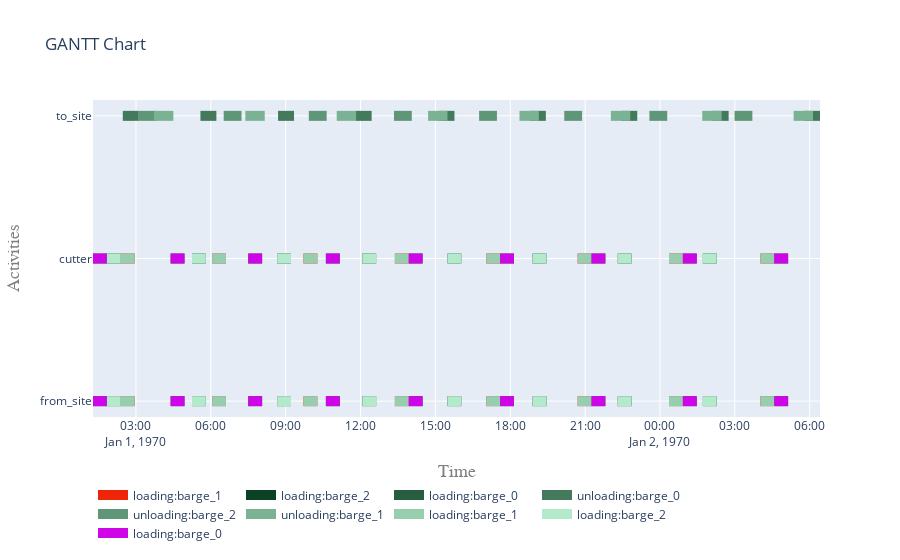

The notebook cell this image was saved under:
### Code cell
fig = plot.get_gantt_chart([from_site, to_site, cutter], id_map=[activities[x] for x in activities])

### Figure 1 — Plotly figure (JSON) as saved in the notebook; plotly's stock layout.template omitted (floating-point values rounded to 4 significant figures)
{"data": [{"connectgaps": false, "hoverinfo": "y+name", "line": {"color": "rgb(238,38,7)", "width": 10}, "mode": "lines", "name": "loading:barge_1", "type": "scatter", "x": ["1970-01-01T02:23:20", "1970-01-01T02:23:20", "1970-01-01T02:56:40", "1970-01-01T02:56:40", "1970-01-01T02:56:40", "1970-01-01T06:03:04", "1970-01-01T06:03:04", "1970-01-01T06:36:24", "1970-01-01T06:36:24", "1970-01-01T06:36:24", "1970-01-01T09:42:48", "1970-01-01T09:42:48", "1970-01-01T10:16:08", "1970-01-01T10:16:08", "1970-01-01T10:16:08", "1970-01-01T13:22:32", "1970-01-01T13:22:32", "1970-01-01T13:55:52", "1970-01-01T13:55:52", "1970-01-01T13:55:52", "1970-01-01T17:02:16", "1970-01-01T17:02:16", "1970-01-01T17:35:36", "1970-01-01T17:35:36", "1970-01-01T17:35:36", "1970-01-01T20:42:00", "1970-01-01T20:42:00", "1970-01-01T21:15:20", "1970-01-01T21:15:20", "1970-01-01T21:15:20", "1970-01-02T00:21:44", "1970-01-02T00:21:44", "1970-01-02T00:55:04", "1970-01-02T00:55:04", "1970-01-02T00:55:04", "1970-01-02T04:01:28", "1970-01-02T04:01:28", "1970-01-02T04:34:48", "1970-01-02T04:34:48", "1970-01-02T04:34:48", "1970-01-01T02:23:20", "1970-01-01T02:23:20", "1970-01-01T02:56:40", "1970-01-01T02:56:40", "1970-01-01T02:56:40", "1970-01-01T06:03:04", "1970-01-01T06:03:04", "1970-01-01T06:36:24", "1970-01-01T06:36:24", "1970-01-01T06:36:24", "1970-01-01T09:42:48", "1970-01-01T09:42:48", "1970-01-01T10:16:08", "1970-01-01T10:16:08", "1970-01-01T10:16:08", "1970-01-01T13:22:32", "1970-01-01T13:22:32", "1970-01-01T13:55:52", "1970-01-01T13:55:52", "1970-01-01T13:55:52", "1970-01-01T17:02:16", "1970-01-01T17:02:16", "1970-01-01T17:35:36", "1970-01-01T17:35:36", "1970-01-01T17:35:36", "1970-01-01T20:42:00", "1970-01-01T20:42:00", "1970-01-01T21:15:20", "1970-01-01T21:15:20", "1970-01-01T21:15:20", "1970-01-02T00:21:44", "1970-01-02T00:21:44", "1970-01-02T00:55:04", "1970-01-02T00:55:04", "1970-01-02T00:55:04", "1970-01-02T04:01:28", "1970-01-02T04:01:28", "1970-01-02T04:34:48", "1970-01-02T04:34:48", "1970-01-02T04:34:48"], "y": ["from_site", "from_site", "from_site", "from_site", null, "from_site", "from_site", "from_site", "from_site", null, "from_site", "from_site", "from_site", "from_site", null, "from_site", "from_site", "from_site", "from_site", null, "from_site", "from_site", "from_site", "from_site", null, "from_site", "from_site", "from_site", "from_site", null, "from_site", "from_site", "from_site", "from_site", null, "from_site", "from_site", "from_site", "from_site", null, "cutter", "cutter", "cutter", "cutter", null, "cutter", "cutter", "cutter", "cutter", null, "cutter", "cutter", "cutter", "cutter", null, "cutter", "cutter", "cutter", "cutter", null, "cutter", "cutter", "cutter", "cutter", null, "cutter", "cutter", "cutter", "cutter", null, "cutter", "cutter", "cutter", "cutter", null, "cutter", "cutter", "cutter", "cutter", null]}, {"connectgaps": false, "hoverinfo": "y+name", "line": {"color": "rgb(10,66,35)", "width": 10}, "mode": "lines", "name": "loading:barge_2", "type": "scatter", "x": ["1970-01-01T01:50:00", "1970-01-01T01:50:00", "1970-01-01T02:23:20", "1970-01-01T02:23:20", "1970-01-01T02:23:20", "1970-01-01T05:14:44", "1970-01-01T05:14:44", "1970-01-01T05:48:04", "1970-01-01T05:48:04", "1970-01-01T05:48:04", "1970-01-01T08:39:28", "1970-01-01T08:39:28", "1970-01-01T09:12:48", "1970-01-01T09:12:48", "1970-01-01T09:12:48", "1970-01-01T12:04:12", "1970-01-01T12:04:12", "1970-01-01T12:37:32", "1970-01-01T12:37:32", "1970-01-01T12:37:32", "1970-01-01T15:28:56", "1970-01-01T15:28:56", "1970-01-01T16:02:16", "1970-01-01T16:02:16", "1970-01-01T16:02:16", "1970-01-01T18:53:40", "1970-01-01T18:53:40", "1970-01-01T19:27:00", "1970-01-01T19:27:00", "1970-01-01T19:27:00", "1970-01-01T22:18:24", "1970-01-01T22:18:24", "1970-01-01T22:51:44", "1970-01-01T22:51:44", "1970-01-01T22:51:44", "1970-01-02T01:43:08", "1970-01-02T01:43:08", "1970-01-02T02:16:28", "1970-01-02T02:16:28", "1970-01-02T02:16:28", "1970-01-01T01:50:00", "1970-01-01T01:50:00", "1970-01-01T02:23:20", "1970-01-01T02:23:20", "1970-01-01T02:23:20", "1970-01-01T05:14:44", "1970-01-01T05:14:44", "1970-01-01T05:48:04", "1970-01-01T05:48:04", "1970-01-01T05:48:04", "1970-01-01T08:39:28", "1970-01-01T08:39:28", "1970-01-01T09:12:48", "1970-01-01T09:12:48", "1970-01-01T09:12:48", "1970-01-01T12:04:12", "1970-01-01T12:04:12", "1970-01-01T12:37:32", "1970-01-01T12:37:32", "1970-01-01T12:37:32", "1970-01-01T15:28:56", "1970-01-01T15:28:56", "1970-01-01T16:02:16", "1970-01-01T16:02:16", "1970-01-01T16:02:16", "1970-01-01T18:53:40", "1970-01-01T18:53:40", "1970-01-01T19:27:00", "1970-01-01T19:27:00", "1970-01-01T19:27:00", "1970-01-01T22:18:24", "1970-01-01T22:18:24", "1970-01-01T22:51:44", "1970-01-01T22:51:44", "1970-01-01T22:51:44", "1970-01-02T01:43:08", "1970-01-02T01:43:08", "1970-01-02T02:16:28", "1970-01-02T02:16:28", "1970-01-02T02:16:28"], "y": ["from_site", "from_site", "from_site", "from_site", null, "from_site", "from_site", "from_site", "from_site", null, "from_site", "from_site", "from_site", "from_site", null, "from_site", "from_site", "from_site", "from_site", null, "from_site", "from_site", "from_site", "from_site", null, "from_site", "from_site", "from_site", "from_site", null, "from_site", "from_site", "from_site", "from_site", null, "from_site", "from_site", "from_site", "from_site", null, "cutter", "cutter", "cutter", "cutter", null, "cutter", "cutter", "cutter", "cutter", null, "cutter", "cutter", "cutter", "cutter", null, "cutter", "cutter", "cutter", "cutter", null, "cutter", "cutter", "cutter", "cutter", null, "cutter", "cutter", "cutter", "cutter", null, "cutter", "cutter", "cutter", "cutter", null, "cutter", "cutter", "cutter", "cutter", null]}, {"connectgaps": false, "hoverinfo": "y+name", "line": {"color": "rgb(38,94,63)", "width": 10}, "mode": "lines", "name": "loading:barge_0", "type": "scatter", "x": ["1970-01-01T01:16:40", "1970-01-01T01:16:40", "1970-01-01T01:50:00", "1970-01-01T01:50:00", "1970-01-01T01:50:00", "1970-01-01T04:23:20", "1970-01-01T04:23:20", "1970-01-01T04:56:40", "1970-01-01T04:56:40", "1970-01-01T04:56:40", "1970-01-01T07:30:00", "1970-01-01T07:30:00", "1970-01-01T08:03:20", "1970-01-01T08:03:20", "1970-01-01T08:03:20", "1970-01-01T10:36:40", "1970-01-01T10:36:40", "1970-01-01T11:10:00", "1970-01-01T11:10:00", "1970-01-01T11:10:00", "1970-01-01T13:55:52", "1970-01-01T13:55:52", "1970-01-01T14:29:12", "1970-01-01T14:29:12", "1970-01-01T14:29:12", "1970-01-01T17:35:36", "1970-01-01T17:35:36", "1970-01-01T18:08:56", "1970-01-01T18:08:56", "1970-01-01T18:08:56", "1970-01-01T21:15:20", "1970-01-01T21:15:20", "1970-01-01T21:48:40", "1970-01-01T21:48:40", "1970-01-01T21:48:40", "1970-01-02T00:55:04", "1970-01-02T00:55:04", "1970-01-02T01:28:24", "1970-01-02T01:28:24", "1970-01-02T01:28:24", "1970-01-02T04:34:48", "1970-01-02T04:34:48", "1970-01-02T05:08:08", "1970-01-02T05:08:08", "1970-01-02T05:08:08", "1970-01-01T01:16:40", "1970-01-01T01:16:40", "1970-01-01T01:50:00", "1970-01-01T01:50:00", "1970-01-01T01:50:00", "1970-01-01T04:23:20", "1970-01-01T04:23:20", "1970-01-01T04:56:40", "1970-01-01T04:56:40", "1970-01-01T04:56:40", "1970-01-01T07:30:00", "1970-01-01T07:30:00", "1970-01-01T08:03:20", "1970-01-01T08:03:20", "1970-01-01T08:03:20", "1970-01-01T10:36:40", "1970-01-01T10:36:40", "1970-01-01T11:10:00", "1970-01-01T11:10:00", "1970-01-01T11:10:00", "1970-01-01T13:55:52", "1970-01-01T13:55:52", "1970-01-01T14:29:12", "1970-01-01T14:29:12", "1970-01-01T14:29:12", "1970-01-01T17:35:36", "1970-01-01T17:35:36", "1970-01-01T18:08:56", "1970-01-01T18:08:56", "1970-01-01T18:08:56", "1970-01-01T21:15:20", "1970-01-01T21:15:20", "1970-01-01T21:48:40", "1970-01-01T21:48:40", "1970-01-01T21:48:40", "1970-01-02T00:55:04", "1970-01-02T00:55:04", "1970-01-02T01:28:24", "1970-01-02T01:28:24", "1970-01-02T01:28:24", "1970-01-02T04:34:48", "1970-01-02T04:34:48", "1970-01-02T05:08:08", "1970-01-02T05:08:08", "1970-01-02T05:08:08"], "y": ["from_site", "from_site", "from_site", "from_site", null, "from_site", "from_site", "from_site", "from_site", null, "from_site", "from_site", "from_site", "from_site", null, "from_site", "from_site", "from_site", "from_site", null, "from_site", "from_site", "from_site", "from_site", null, "from_site", "from_site", "from_site", "from_site", null, "from_site", "from_site", "from_site", "from_site", null, "from_site", "from_site", "from_site", "from_site", null, "from_site", "from_site", "from_site", "from_site", null, "cutter", "cutter", "cutter", "cutter", null, "cutter", "cutter", "cutter", "cutter", null, "cutter", "cutter", "cutter", "cutter", null, "cutter", "cutter", "cutter", "cutter", null, "cutter", "cutter", "cutter", "cutter", null, "cutter", "cutter", "cutter", "cutter", null, "cutter", "cutter", "cutter", "cutter", null, "cutter", "cutter", "cutter", "cutter", null, "cutter", "cutter", "cutter", "cutter", null]}, {"connectgaps": false, "hoverinfo": "y+name", "line": {"color": "rgb(66,122,91)", "width": 10}, "mode": "lines", "name": "unloading:barge_0", "type": "scatter", "x": ["1970-01-01T02:28:20", "1970-01-01T02:28:20", "1970-01-01T03:06:40", "1970-01-01T03:06:40", "1970-01-01T03:06:40", "1970-01-01T05:35:00", "1970-01-01T05:35:00", "1970-01-01T06:13:20", "1970-01-01T06:13:20", "1970-01-01T06:13:20", "1970-01-01T08:41:40", "1970-01-01T08:41:40", "1970-01-01T09:20:00", "1970-01-01T09:20:00", "1970-01-01T09:20:00", "1970-01-01T11:48:20", "1970-01-01T11:48:20", "1970-01-01T12:26:40", "1970-01-01T12:26:40", "1970-01-01T12:26:40", "1970-01-01T15:07:32", "1970-01-01T15:07:32", "1970-01-01T15:45:52", "1970-01-01T15:45:52", "1970-01-01T15:45:52", "1970-01-01T18:47:16", "1970-01-01T18:47:16", "1970-01-01T19:25:36", "1970-01-01T19:25:36", "1970-01-01T19:25:36", "1970-01-01T22:27:00", "1970-01-01T22:27:00", "1970-01-01T23:05:20", "1970-01-01T23:05:20", "1970-01-01T23:05:20", "1970-01-02T02:06:44", "1970-01-02T02:06:44", "1970-01-02T02:45:04", "1970-01-02T02:45:04", "1970-01-02T02:45:04", "1970-01-02T05:46:28", "1970-01-02T05:46:28", "1970-01-02T06:24:48", "1970-01-02T06:24:48", "1970-01-02T06:24:48"], "y": ["to_site", "to_site", "to_site", "to_site", null, "to_site", "to_site", "to_site", "to_site", null, "to_site", "to_site", "to_site", "to_site", null, "to_site", "to_site", "to_site", "to_site", null, "to_site", "to_site", "to_site", "to_site", null, "to_site", "to_site", "to_site", "to_site", null, "to_site", "to_site", "to_site", "to_site", null, "to_site", "to_site", "to_site", "to_site", null, "to_site", "to_site", "to_site", "to_site", null]}, {"connectgaps": false, "hoverinfo": "y+name", "line": {"color": "rgb(94,150,119)", "width": 10}, "mode": "lines", "name": "unloading:barge_2", "type": "scatter", "x": ["1970-01-01T03:06:11", "1970-01-01T03:06:11", "1970-01-01T03:49:02", "1970-01-01T03:49:02", "1970-01-01T03:49:02", "1970-01-01T06:30:55", "1970-01-01T06:30:55", "1970-01-01T07:13:46", "1970-01-01T07:13:46", "1970-01-01T07:13:46", "1970-01-01T09:55:39", "1970-01-01T09:55:39", "1970-01-01T10:38:30", "1970-01-01T10:38:30", "1970-01-01T10:38:30", "1970-01-01T13:20:23", "1970-01-01T13:20:23", "1970-01-01T14:03:14", "1970-01-01T14:03:14", "1970-01-01T14:03:14", "1970-01-01T16:45:07", "1970-01-01T16:45:07", "1970-01-01T17:27:58", "1970-01-01T17:27:58", "1970-01-01T17:27:58", "1970-01-01T20:09:51", "1970-01-01T20:09:51", "1970-01-01T20:52:42", "1970-01-01T20:52:42", "1970-01-01T20:52:42", "1970-01-01T23:34:35", "1970-01-01T23:34:35", "1970-01-02T00:17:26", "1970-01-02T00:17:26", "1970-01-02T00:17:26", "1970-01-02T02:59:19", "1970-01-02T02:59:19", "1970-01-02T03:42:10", "1970-01-02T03:42:10", "1970-01-02T03:42:10"], "y": ["to_site", "to_site", "to_site", "to_site", null, "to_site", "to_site", "to_site", "to_site", null, "to_site", "to_site", "to_site", "to_site", null, "to_site", "to_site", "to_site", "to_site", null, "to_site", "to_site", "to_site", "to_site", null, "to_site", "to_site", "to_site", "to_site", null, "to_site", "to_site", "to_site", "to_site", null, "to_site", "to_site", "to_site", "to_site", null]}, {"connectgaps": false, "hoverinfo": "y+name", "line": {"color": "rgb(122,178,147)", "width": 10}, "mode": "lines", "name": "unloading:barge_1", "type": "scatter", "x": ["1970-01-01T03:43:16", "1970-01-01T03:43:16", "1970-01-01T04:29:52", "1970-01-01T04:29:52", "1970-01-01T04:29:52", "1970-01-01T07:23:00", "1970-01-01T07:23:00", "1970-01-01T08:09:36", "1970-01-01T08:09:36", "1970-01-01T08:09:36", "1970-01-01T11:02:44", "1970-01-01T11:02:44", "1970-01-01T11:49:20", "1970-01-01T11:49:20", "1970-01-01T11:49:20", "1970-01-01T14:42:28", "1970-01-01T14:42:28", "1970-01-01T15:29:04", "1970-01-01T15:29:04", "1970-01-01T15:29:04", "1970-01-01T18:22:12", "1970-01-01T18:22:12", "1970-01-01T19:08:48", "1970-01-01T19:08:48", "1970-01-01T19:08:48", "1970-01-01T22:01:56", "1970-01-01T22:01:56", "1970-01-01T22:48:32", "1970-01-01T22:48:32", "1970-01-01T22:48:32", "1970-01-02T01:41:40", "1970-01-02T01:41:40", "1970-01-02T02:28:16", "1970-01-02T02:28:16", "1970-01-02T02:28:16", "1970-01-02T05:21:24", "1970-01-02T05:21:24", "1970-01-02T06:08:00", "1970-01-02T06:08:00", "1970-01-02T06:08:00"], "y": ["to_site", "to_site", "to_site", "to_site", null, "to_site", "to_site", "to_site", "to_site", null, "to_site", "to_site", "to_site", "to_site", null, "to_site", "to_site", "to_site", "to_site", null, "to_site", "to_site", "to_site", "to_site", null, "to_site", "to_site", "to_site", "to_site", null, "to_site", "to_site", "to_site", "to_site", null, "to_site", "to_site", "to_site", "to_site", null]}, {"connectgaps": false, "hoverinfo": "y+name", "line": {"color": "rgb(150,206,175)", "width": 10}, "mode": "lines", "name": "loading:barge_1", "type": "scatter", "x": ["1970-01-01T02:23:20", "1970-01-01T02:23:20", "1970-01-01T02:56:40", "1970-01-01T02:56:40", "1970-01-01T02:56:40", "1970-01-01T06:03:04", "1970-01-01T06:03:04", "1970-01-01T06:36:24", "1970-01-01T06:36:24", "1970-01-01T06:36:24", "1970-01-01T09:42:48", "1970-01-01T09:42:48", "1970-01-01T10:16:08", "1970-01-01T10:16:08", "1970-01-01T10:16:08", "1970-01-01T13:22:32", "1970-01-01T13:22:32", "1970-01-01T13:55:52", "1970-01-01T13:55:52", "1970-01-01T13:55:52", "1970-01-01T17:02:16", "1970-01-01T17:02:16", "1970-01-01T17:35:36", "1970-01-01T17:35:36", "1970-01-01T17:35:36", "1970-01-01T20:42:00", "1970-01-01T20:42:00", "1970-01-01T21:15:20", "1970-01-01T21:15:20", "1970-01-01T21:15:20", "1970-01-02T00:21:44", "1970-01-02T00:21:44", "1970-01-02T00:55:04", "1970-01-02T00:55:04", "1970-01-02T00:55:04", "1970-01-02T04:01:28", "1970-01-02T04:01:28", "1970-01-02T04:34:48", "1970-01-02T04:34:48", "1970-01-02T04:34:48", "1970-01-01T02:23:20", "1970-01-01T02:23:20", "1970-01-01T02:56:40", "1970-01-01T02:56:40", "1970-01-01T02:56:40", "1970-01-01T06:03:04", "1970-01-01T06:03:04", "1970-01-01T06:36:24", "1970-01-01T06:36:24", "1970-01-01T06:36:24", "1970-01-01T09:42:48", "1970-01-01T09:42:48", "1970-01-01T10:16:08", "1970-01-01T10:16:08", "1970-01-01T10:16:08", "1970-01-01T13:22:32", "1970-01-01T13:22:32", "1970-01-01T13:55:52", "1970-01-01T13:55:52", "1970-01-01T13:55:52", "1970-01-01T17:02:16", "1970-01-01T17:02:16", "1970-01-01T17:35:36", "1970-01-01T17:35:36", "1970-01-01T17:35:36", "1970-01-01T20:42:00", "1970-01-01T20:42:00", "1970-01-01T21:15:20", "1970-01-01T21:15:20", "1970-01-01T21:15:20", "1970-01-02T00:21:44", "1970-01-02T00:21:44", "1970-01-02T00:55:04", "1970-01-02T00:55:04", "1970-01-02T00:55:04", "1970-01-02T04:01:28", "1970-01-02T04:01:28", "1970-01-02T04:34:48", "1970-01-02T04:34:48", "1970-01-02T04:34:48"], "y": ["from_site", "from_site", "from_site", "from_site", null, "from_site", "from_site", "from_site", "from_site", null, "from_site", "from_site", "from_site", "from_site", null, "from_site", "from_site", "from_site", "from_site", null, "from_site", "from_site", "from_site", "from_site", null, "from_site", "from_site", "from_site", "from_site", null, "from_site", "from_site", "from_site", "from_site", null, "from_site", "from_site", "from_site", "from_site", null, "cutter", "cutter", "cutter", "cutter", null, "cutter", "cutter", "cutter", "cutter", null, "cutter", "cutter", "cutter", "cutter", null, "cutter", "cutter", "cutter", "cutter", null, "cutter", "cutter", "cutter", "cutter", null, "cutter", "cutter", "cutter", "cutter", null, "cutter", "cutter", "cutter", "cutter", null, "cutter", "cutter", "cutter", "cutter", null]}, {"connectgaps": false, "hoverinfo": "y+name", "line": {"color": "rgb(178,234,203)", "width": 10}, "mode": "lines", "name": "loading:barge_2", "type": "scatter", "x": ["1970-01-01T01:50:00", "1970-01-01T01:50:00", "1970-01-01T02:23:20", "1970-01-01T02:23:20", "1970-01-01T02:23:20", "1970-01-01T05:14:44", "1970-01-01T05:14:44", "1970-01-01T05:48:04", "1970-01-01T05:48:04", "1970-01-01T05:48:04", "1970-01-01T08:39:28", "1970-01-01T08:39:28", "1970-01-01T09:12:48", "1970-01-01T09:12:48", "1970-01-01T09:12:48", "1970-01-01T12:04:12", "1970-01-01T12:04:12", "1970-01-01T12:37:32", "1970-01-01T12:37:32", "1970-01-01T12:37:32", "1970-01-01T15:28:56", "1970-01-01T15:28:56", "1970-01-01T16:02:16", "1970-01-01T16:02:16", "1970-01-01T16:02:16", "1970-01-01T18:53:40", "1970-01-01T18:53:40", "1970-01-01T19:27:00", "1970-01-01T19:27:00", "1970-01-01T19:27:00", "1970-01-01T22:18:24", "1970-01-01T22:18:24", "1970-01-01T22:51:44", "1970-01-01T22:51:44", "1970-01-01T22:51:44", "1970-01-02T01:43:08", "1970-01-02T01:43:08", "1970-01-02T02:16:28", "1970-01-02T02:16:28", "1970-01-02T02:16:28", "1970-01-01T01:50:00", "1970-01-01T01:50:00", "1970-01-01T02:23:20", "1970-01-01T02:23:20", "1970-01-01T02:23:20", "1970-01-01T05:14:44", "1970-01-01T05:14:44", "1970-01-01T05:48:04", "1970-01-01T05:48:04", "1970-01-01T05:48:04", "1970-01-01T08:39:28", "1970-01-01T08:39:28", "1970-01-01T09:12:48", "1970-01-01T09:12:48", "1970-01-01T09:12:48", "1970-01-01T12:04:12", "1970-01-01T12:04:12", "1970-01-01T12:37:32", "1970-01-01T12:37:32", "1970-01-01T12:37:32", "1970-01-01T15:28:56", "1970-01-01T15:28:56", "1970-01-01T16:02:16", "1970-01-01T16:02:16", "1970-01-01T16:02:16", "1970-01-01T18:53:40", "1970-01-01T18:53:40", "1970-01-01T19:27:00", "1970-01-01T19:27:00", "1970-01-01T19:27:00", "1970-01-01T22:18:24", "1970-01-01T22:18:24", "1970-01-01T22:51:44", "1970-01-01T22:51:44", "1970-01-01T22:51:44", "1970-01-02T01:43:08", "1970-01-02T01:43:08", "1970-01-02T02:16:28", "1970-01-02T02:16:28", "1970-01-02T02:16:28"], "y": ["from_site", "from_site", "from_site", "from_site", null, "from_site", "from_site", "from_site", "from_site", null, "from_site", "from_site", "from_site", "from_site", null, "from_site", "from_site", "from_site", "from_site", null, "from_site", "from_site", "from_site", "from_site", null, "from_site", "from_site", "from_site", "from_site", null, "from_site", "from_site", "from_site", "from_site", null, "from_site", "from_site", "from_site", "from_site", null, "cutter", "cutter", "cutter", "cutter", null, "cutter", "cutter", "cutter", "cutter", null, "cutter", "cutter", "cutter", "cutter", null, "cutter", "cutter", "cutter", "cutter", null, "cutter", "cutter", "cutter", "cutter", null, "cutter", "cutter", "cutter", "cutter", null, "cutter", "cutter", "cutter", "cutter", null, "cutter", "cutter", "cutter", "cutter", null]}, {"connectgaps": false, "hoverinfo": "y+name", "line": {"color": "rgb(206,6,231)", "width": 10}, "mode": "lines", "name": "loading:barge_0", "type": "scatter", "x": ["1970-01-01T01:16:40", "1970-01-01T01:16:40", "1970-01-01T01:50:00", "1970-01-01T01:50:00", "1970-01-01T01:50:00", "1970-01-01T04:23:20", "1970-01-01T04:23:20", "1970-01-01T04:56:40", "1970-01-01T04:56:40", "1970-01-01T04:56:40", "1970-01-01T07:30:00", "1970-01-01T07:30:00", "1970-01-01T08:03:20", "1970-01-01T08:03:20", "1970-01-01T08:03:20", "1970-01-01T10:36:40", "1970-01-01T10:36:40", "1970-01-01T11:10:00", "1970-01-01T11:10:00", "1970-01-01T11:10:00", "1970-01-01T13:55:52", "1970-01-01T13:55:52", "1970-01-01T14:29:12", "1970-01-01T14:29:12", "1970-01-01T14:29:12", "1970-01-01T17:35:36", "1970-01-01T17:35:36", "1970-01-01T18:08:56", "1970-01-01T18:08:56", "1970-01-01T18:08:56", "1970-01-01T21:15:20", "1970-01-01T21:15:20", "1970-01-01T21:48:40", "1970-01-01T21:48:40", "1970-01-01T21:48:40", "1970-01-02T00:55:04", "1970-01-02T00:55:04", "1970-01-02T01:28:24", "1970-01-02T01:28:24", "1970-01-02T01:28:24", "1970-01-02T04:34:48", "1970-01-02T04:34:48", "1970-01-02T05:08:08", "1970-01-02T05:08:08", "1970-01-02T05:08:08", "1970-01-01T01:16:40", "1970-01-01T01:16:40", "1970-01-01T01:50:00", "1970-01-01T01:50:00", "1970-01-01T01:50:00", "1970-01-01T04:23:20", "1970-01-01T04:23:20", "1970-01-01T04:56:40", "1970-01-01T04:56:40", "1970-01-01T04:56:40", "1970-01-01T07:30:00", "1970-01-01T07:30:00", "1970-01-01T08:03:20", "1970-01-01T08:03:20", "1970-01-01T08:03:20", "1970-01-01T10:36:40", "1970-01-01T10:36:40", "1970-01-01T11:10:00", "1970-01-01T11:10:00", "1970-01-01T11:10:00", "1970-01-01T13:55:52", "1970-01-01T13:55:52", "1970-01-01T14:29:12", "1970-01-01T14:29:12", "1970-01-01T14:29:12", "1970-01-01T17:35:36", "1970-01-01T17:35:36", "1970-01-01T18:08:56", "1970-01-01T18:08:56", "1970-01-01T18:08:56", "1970-01-01T21:15:20", "1970-01-01T21:15:20", "1970-01-01T21:48:40", "1970-01-01T21:48:40", "1970-01-01T21:48:40", "1970-01-02T00:55:04", "1970-01-02T00:55:04", "1970-01-02T01:28:24", "1970-01-02T01:28:24", "1970-01-02T01:28:24", "1970-01-02T04:34:48", "1970-01-02T04:34:48", "1970-01-02T05:08:08", "1970-01-02T05:08:08", "1970-01-02T05:08:08"], "y": ["from_site", "from_site", "from_site", "from_site", null, "from_site", "from_site", "from_site", "from_site", null, "from_site", "from_site", "from_site", "from_site", null, "from_site", "from_site", "from_site", "from_site", null, "from_site", "from_site", "from_site", "from_site", null, "from_site", "from_site", "from_site", "from_site", null, "from_site", "from_site", "from_site", "from_site", null, "from_site", "from_site", "from_site", "from_site", null, "from_site", "from_site", "from_site", "from_site", null, "cutter", "cutter", "cutter", "cutter", null, "cutter", "cutter", "cutter", "cutter", null, "cutter", "cutter", "cutter", "cutter", null, "cutter", "cutter", "cutter", "cutter", null, "cutter", "cutter", "cutter", "cutter", null, "cutter", "cutter", "cutter", "cutter", null, "cutter", "cutter", "cutter", "cutter", null, "cutter", "cutter", "cutter", "cutter", null, "cutter", "cutter", "cutter", "cutter", null]}], "layout": {"hovermode": "closest", "legend": {"orientation": "h", "x": 0, "y": -0.2}, "title": {"text": "GANTT Chart"}, "xaxis": {"range": ["1970-01-01T01:16:40", "1970-01-02T06:24:48"], "title": {"font": {"color": "#7f7f7f", "family": "Courier New, monospace", "size": 18}, "text": "Time"}}, "yaxis": {"title": {"font": {"color": "#7f7f7f", "family": "Courier New, monospace", "size": 18}, "text": "Activities"}}}}
